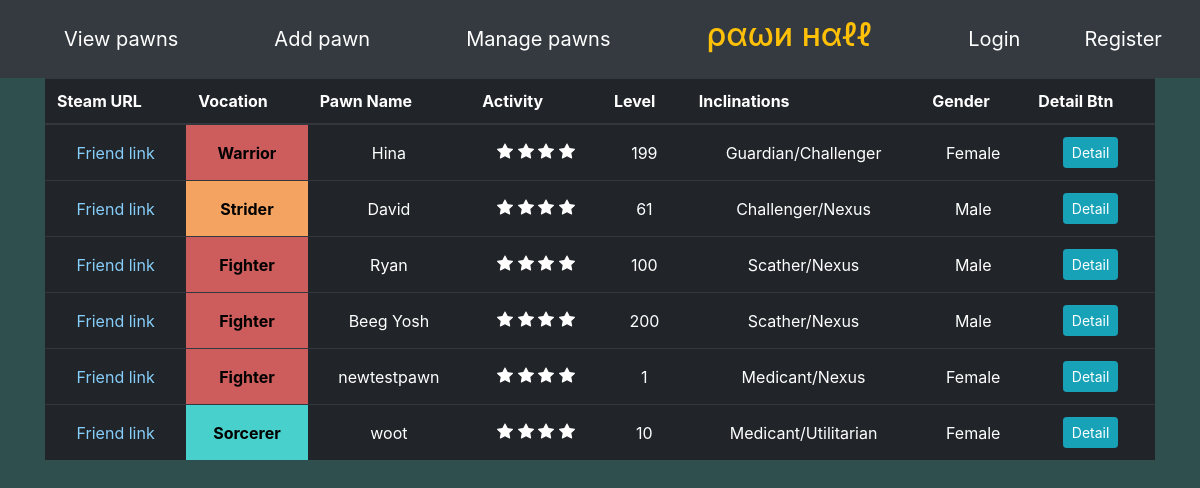
The page / on the database its author committed.
### pawnlisting/models.py (models this page shows, shortened)
class Pawn(models.Model):
    id = models.AutoField(primary_key=True)
    name = models.CharField(max_length=30)
    vocation = models.CharField(max_length=20, choices=build_choices(vocations))
    level = models.IntegerField()
    gender = models.CharField(max_length=10, choices=build_choices(genders))
    PRIMARY_INCLINATION_CHOICES = build_choices(inclinations)
    SECONDARY_INCLINATION_CHOICES = PRIMARY_INCLINATION_CHOICES[:] + [("None", "None")]
    primary_inclination = models.CharField(max_length=30, choices=PRIMARY_INCLINATION_CHOICES)
    secondary_inclination= models.CharField(max_length=30, choices=SECONDARY_INCLINATION_CHOICES)
    notes = models.TextField(max_length=1000, blank=True)
    picture = models.ImageField(upload_to="pawn_pictures/", null=True, blank=True)
    created_by = models.ForeignKey("auth.User", null=False, on_delete=models.CASCADE)
    last_modified = models.DateTimeField(default=timezone.now)
    @property
    def activity(self):
        time_since_modified = timezone.now() - self.last_modified
        weeks_since_modified = time_since_modified.days // 7
        return 4 - weeks_since_modified
    @property
    def vocation_color(self):
        if self.vocation == "Fighter" or self.vocation == "Warrior":
            return "red"
        elif self.vocation == "Strider" or self.vocation == "Ranger":
            return "yellow"
        else:
            return "blue"

### pawnlisting/views.py (the view)
# urls.py: path('', views.PawnList.as_view(), name='list_pawn'),
class PawnList(ListView):
    model = Pawn
    template_name = "pawnlisting/pawn_list.html"
    def get_queryset(self):
        return Pawn.objects.all()

### pawnlisting/templates/pawnlisting/pawn_list.html (shortened to what this page needs)
{% include "pawnlisting/base.html" %}
{% load static %}
<link rel="stylesheet" href="{% static 'pawnlisting/css/pawn_list.css' %}">
<div class="container">
    <table class="table table-dark">
    <thead>
        <th scope="col">Steam URL</th>
        <th scope="col">Vocation</th>
        <th scope="col">Pawn Name</th>
        <th scope="col">Activity</th>
        <th scope="col">Level</th>
        <th scope="col">Inclinations</th>
        <th scope="col">Gender</th>
        <th scope="col">Detail Btn</th>
    </thead>
    <tbody>
        {% for pawn in pawn_list %}
            <tr>
                <td> <a href="{{ pawn.created_by.userprofile.steam_url }}"> Friend link </a> </td>
                <td class="{{ pawn.vocation_color }}-vocation"> <b> {{ pawn.vocation }} </b> </td>
                <td>{{ pawn.name }}</td>
                <td>
                </td>
                <td>{{ pawn.level }}</td>
                <td>{{ pawn.primary_inclination }}/{{ pawn.secondary_inclination }}</td>
                <td>{{ pawn.gender }}</td>
                <td><a href="{% url 'view_pawn' pawn.id %}" class="btn btn-info btn-sm"> Detail </a>
            </tr>
        {% endfor %}
    </tbody>
    </table>
</div>

### pawnlisting/templates/pawnlisting/base.html (shortened to what this page needs)
{% load static %}
<head>
    <link rel="stylesheet" href="https://maxcdn.bootstrapcdn.com/bootstrap/4.0.0/css/bootstrap.min.css">
    <link rel="stylesheet" href="{% static 'pawnlisting/css/base.css' %}">
</head>
<nav class="navbar navbar-expand-lg navbar-dark bg-dark">
    <div class="navbar-collapse collapse w-100 dual-collapse2 order-1 order-md-0">
        <ul class="navbar-nav ml-auto text-center">
            <a class="navbar-brand nav-item mx-5" href="{% url 'list_pawn' %}"> View pawns </a>
            <a class="navbar-brand nav-item mx-5" href="{% url 'create_pawn' %}"> Add pawn </a>
            <a class="navbar-brand nav-item mx-5" href="{% url 'manage_pawns' %}"> Manage pawns </a>
        </ul>
    </div>
    <h2 class="text-warning navbar-text nav-item mx-5" style="white-space: nowrap;"> ραωи нαℓℓ </h2>
    <div class="navbar-collapse collapse w-100 dual-collapse2 order-2 order-md-2 mx-5">
        <ul class="navbar-nav mr-auto text-center">
            {% if user.is_authenticated %}
                <li class="nav-item dropdown">
                        <a class="nav-link dropdown-toggle" href="#" id="navbarDropdown" role="button"
                                    data-toggle="dropdown" aria-haspopup="true" aria-expanded="false">
                                    Logged in as {{ user.username }}
                        </a>
                        <div class="dropdown-menu" aria-labelledby="navbarDropdown">
                        <a class="dropdown-item" href="{% url 'update_profile' %}"> Update Profile </a>
                        <a class="dropdown-item" href="{% url 'logout' %}"> Logout </a>
                        </div>
                </li>
            {% else %}
                <a class="navbar-brand" href="{% url 'login' %}"> Login </a>
            {% endif %}
            <a class="navbar-brand nav-item mx-5" href="{% url 'register' %}"> Register </a>
        </ul>
    </div>
</nav>

### pawnlisting/static/pawnlisting/css/base.css (style rules this page uses)
div { color: whitesmoke; }

### pawnlisting/static/pawnlisting/css/pawn_list.css (style rules this page uses)
td.red-vocation { background-color: indianred; }
td.yellow-vocation { background-color: sandybrown; }
td.blue-vocation { background-color: mediumturquoise; }
b { color: black; }
.table td { text-align: center; vertical-align: middle; }
a { color: lightskyblue; }

### rows shown on the page
Pawn: vocation "Warrior", name "Hina", level "199", primary_inclination "Guardian", secondary_inclination "Challenger", gender "Female"
Pawn: vocation "Strider", name "David", level "61", primary_inclination "Challenger", secondary_inclination "Nexus", gender "Male"
Pawn: vocation "Fighter", name "Ryan", level "100", primary_inclination "Scather", secondary_inclination "Nexus", gender "Male"
Pawn: vocation "Fighter", name "Beeg Yosh", level "200", primary_inclination "Scather", secondary_inclination "Nexus", gender "Male"
Pawn: vocation "Fighter", name "newtestpawn", level "1", primary_inclination "Medicant", secondary_inclination "Nexus", gender "Female"
Pawn: vocation "Sorcerer", name "woot", level "10", primary_inclination "Medicant", secondary_inclination "Utilitarian", gender "Female"
